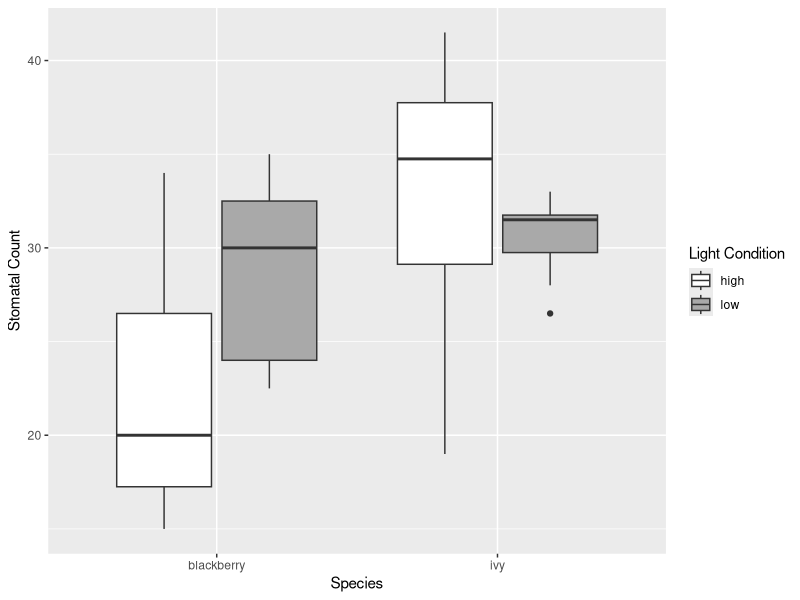

Write the R code that produced this figure.
library(tidyverse)
library(dplyr)
library(magrittr)
library(ggplot2)

stomataTidy <-read.csv("./data/outputs/stomataTidy.csv")

stomataTidy %>%
  ggplot(aes(x=species,y=stomata_avg,fill = light_condition))+
  geom_boxplot()+
  scale_fill_manual(values = c("high" = "white", "low" = "darkgrey"))+
  labs(x = "Species", y="Stomatal Count", fill = "Light Condition")
